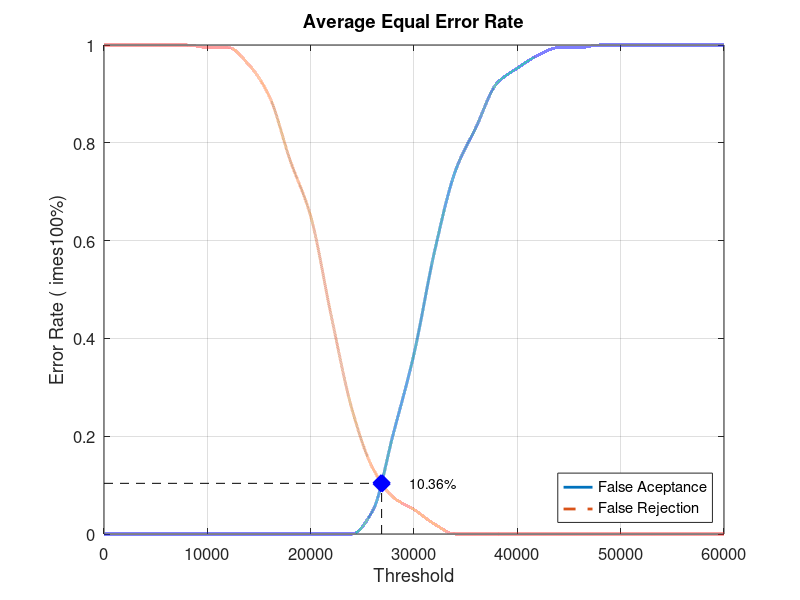
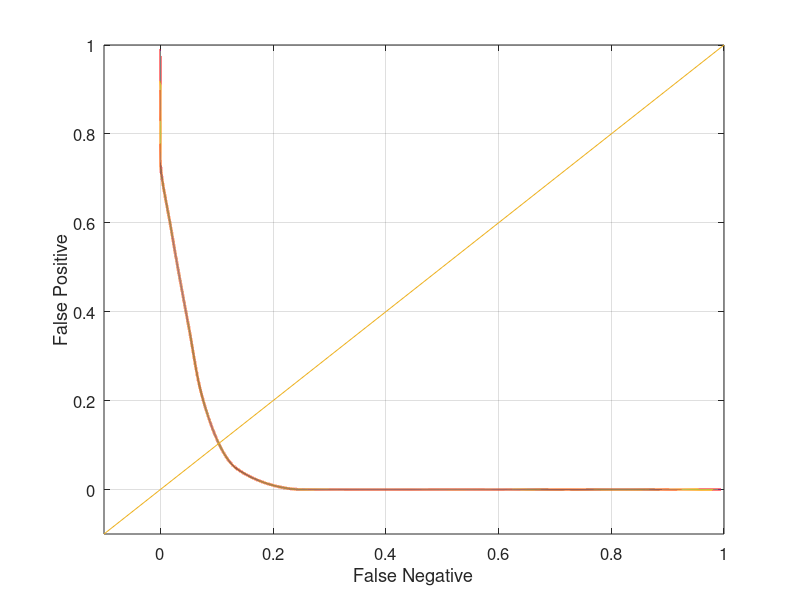

These figures' MATLAB source, in order:
close all;
clear;
clc;
x = 0:2000:60000;
xq = 0:0.5:60000;

y0 = [0 0 0 0 0 0 0 0 0 0 0 0 0 0.0473684 0.205263 0.368421 0.578947 0.742105 0.831579 0.921053 0.952632 0.978947 0.994737 0.994737 1 1 1 1 1 1 1]
yy0 = interp1(x, y0, xq, 'pchip');
y1 = [1 1 1 1 1 0.995 0.995 0.96 0.895 0.765 0.65 0.445 0.255 0.135 0.075 0.05 0.02 0 0 0 0 0 0 0 0 0 0 0 0 0 0]
yy1 = interp1(x, y1, xq, 'pchip');

% Calculating EER: 
y2 = abs(y0 - y1);
find(y2 == min(y2))
yy2 = abs(yy0 - yy1);
xEER = find(yy2 == min(yy2));
xEERIndex = xq(xEER) % X-axis EER
yEER = yy0(xEER) % Y-axis EER

main = figure
plot(xq, yy0,'-','LineWidth', 2);	hold on
plot(xq, yy1,'--','LineWidth', 2);	hold on
plot([xEERIndex xEERIndex], [0 yEER], 'k--');	hold on
plot([0 xEERIndex], [yEER yEER], 'k--');	hold on
plot(xEERIndex, yEER, 'bx', 'LineWidth', 10);	hold on
text(xEERIndex + 10 * xEERIndex / 100, yEER, [num2str(round((10000 * yEER)) / 100) '%'])
legend('False Aceptance', 'False Rejection', 'Location', 'SouthEast')
xlabel('Threshold')
ylabel('Error Rate (	imes100%)')
title('Average Equal Error Rate')
set(gca, 'FontSize', 12)
axis([0 60000 0 1])
grid on

print(main, 'Database4_3Main', '-dpng');
FNRxFPR = figure('Color', [1 1 1]);
plot(yy1, yy0, '-', yy1, yy0, 'LineWidth', 2);
hold on
y = -0.1:0.1:1
plot(y, y); 
set(gca, 'FontSize', 12)
xlabel('False Negative')
ylabel('False Positive')
axis([-0.1 1 -0.1 1])
set(gca, 'FontSize', 12)
grid on

print(FNRxFPR, 'Database4_3FNRxFPR','-dpng');
